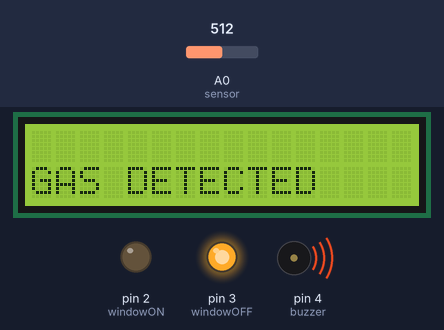
Simulated run of this sketch. Board: Arduino Uno, built with avr-gcc and run on an emulated ATmega328P. On the bench: 16×2 character LCD, output pins drawn as LEDs (lit = HIGH), buzzer (waves = sounding). The inputs (shaded band) are chosen by the test bench; at power-on: A0 (sensor) = 512. What the sketch prints to the serial monitor is not drawn.

Above: at 1.2 s.
1.3 s: A0 (sensor) set to 411
9.0 s: A0 (sensor) set to 392
At 9.9 s:
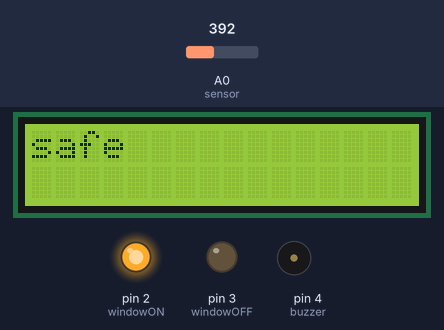
14.6 s: A0 (sensor) set to 410
At 15.9 s:
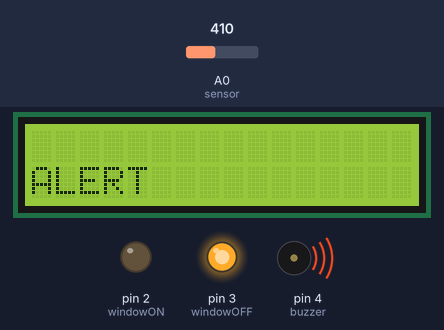
22.3 s: A0 (sensor) set to 390
At 25.5 s:
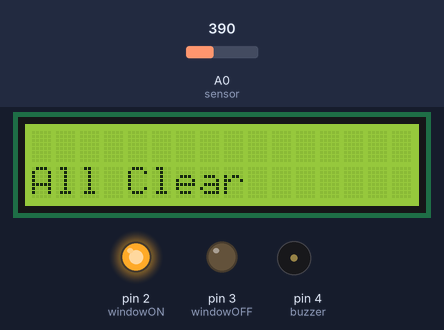
Timing chart, 0 to 27.0 s (numbered marks = the images above; inputs shaded):
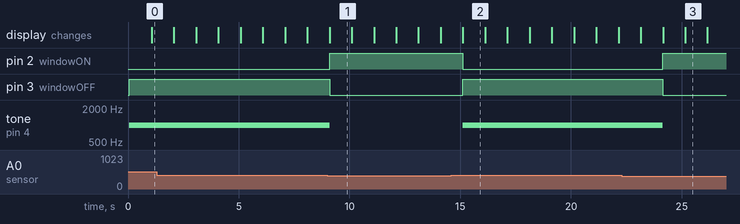

Measured:
- the behaviour switches between 401 and 400 on A0 (sensor) (found by bisection; images 0 and 1)
- after the input at 9.0 s, pin 2 (windowON): LOW → HIGH after 0.10 s; pin 3 (windowOFF): HIGH → LOW after 0.10 s; tone on pin 4 (buzzer): 1000 Hz → silent after 0.10 s; the display: changes after 0.10 s (image 1)
- after the input at 14.6 s, pin 2 (windowON): HIGH → LOW after 0.52 s; pin 3 (windowOFF): LOW → HIGH after 0.52 s; tone on pin 4 (buzzer): silent → 1000 Hz after 0.52 s; the display: changes after 0.52 s (image 2)
- after the input at 22.3 s, pin 2 (windowON): LOW → HIGH after 1.9 s; pin 3 (windowOFF): HIGH → LOW after 1.9 s; tone on pin 4 (buzzer): 1000 Hz → silent after 1.9 s; the display: first differs from a run without the input after 1.9 s (image 3 shows a later state)
- what the display in image 1 shows lasts 1.0 s, from 9.1 s to 10.1 s

The sketch:

gasDetection.ino
```cpp
#include <LiquidCrystal.h>

LiquidCrystal lcd(5,6,8,9,10,11);

int windowOFF = 3;
int windowON = 2;
int buzzer = 4;
int sensor = A0;
int sensorThresh = 400;


void setup()
{
  pinMode(windowOFF,OUTPUT);
  pinMode(windowON,OUTPUT);
  pinMode(buzzer,OUTPUT);
  pinMode(sensor,INPUT);
  Serial.begin(9600);
  lcd.begin(16,2);


}

void loop()
{
  int analogValue = analogRead(sensor);
  Serial.print(analogValue);
  if(analogValue > sensorThresh){
    digitalWrite(windowOFF,HIGH);
    digitalWrite(windowON,LOW);
    tone(buzzer,1000,10000);
    lcd.clear();
    lcd.setCursor(0,1);
    lcd.print("ALERT");
    delay(1000);
    lcd.clear();
    lcd.setCursor(0,1);
    lcd.print("GAS DETECTED");
    delay(1000);
    lcd.clear();
    lcd.setCursor(0,1);
    lcd.print("WINDOW IS NOW OPEN");
    delay(1000);
  }
  else{
    digitalWrite(windowON,HIGH);
    digitalWrite(windowOFF,LOW);
    noTone(buzzer);
    lcd.clear();
    lcd.setCursor(0,0);
    lcd.print("safe");
    delay(1000);
    lcd.clear();
    lcd.setCursor(0,1);
    lcd.print("All Clear");
    delay(1000);

  }
}
```
